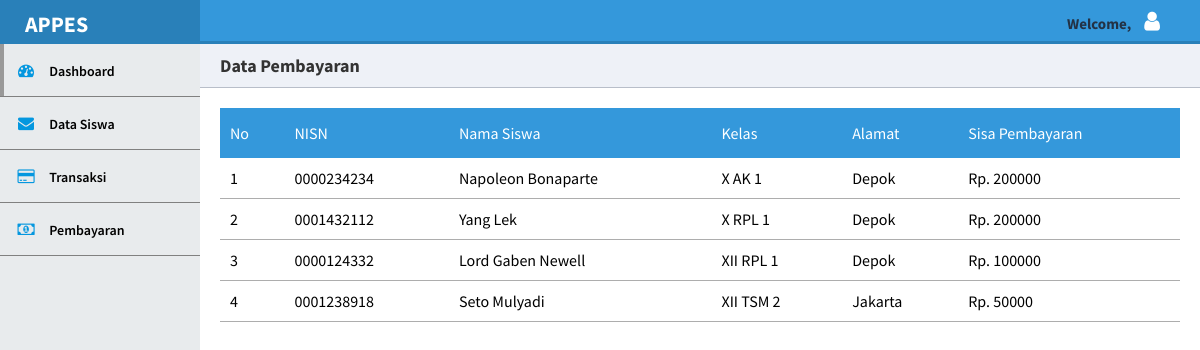
Screenshot of /view/pembayaran/daftarpembayaransiswa.php?aaa=47 with the database file from the repository.
### tables this page shows
CREATE TABLE `siswa_pembayaran` (
  `pembayaran_id` int(11) NOT NULL,
  `pembayaran_idsiswa` varchar(255) NOT NULL,
  `pembayaran_jenis` int(255) NOT NULL,
  `pembayaran_sisa` int(255) NOT NULL
);

CREATE TABLE `siswa` (
  `nisn` varchar(255) NOT NULL,
  `nama_lengkap` varchar(255) NOT NULL,
  `kelas` varchar(255) NOT NULL,
  `tempat_lahir` varchar(255) NOT NULL,
  `tanggal_lahir` varchar(255) NOT NULL,
  `jk` enum('Laki-laki','Perempuan','Tak Diketahui') NOT NULL,
  `alamat` text NOT NULL,
  `foto` varchar(255) NOT NULL
);

### model/model.php (called while the page is built, shortened)
<?php
class model {
    function select3TableWhere($table, $table2, $table3, $on, $on2, $where){
        require '../../koneksi.php';
        $data = mysqli_query($connect, "SELECT * FROM (($table INNER JOIN $table2 ON $on) INNER JOIN $table3 ON $on2) Where $where");
        $dataarray = array();
            while($row = mysqli_fetch_assoc($data)){
                $dataarray[] = $row;
            }
        return $dataarray;
    }
}
?>

### controller/msbank/msbank.php (called while the page is built, shortened)
<?php
class msbank {
        public function tampilpembayaransiswa(){
            require_once '../../model/model.php';
            $idpembayaran = $_GET['aaa'];
            $model = new model;
            return $datapembayaransiswa = $model->select3TableWhere("siswa_pembayaran", "siswa", "pembayaran", "siswa_pembayaran.pembayaran_idsiswa = siswa.nisn", "siswa_pembayaran.pembayaran_jenis = pembayaran.id_pembayaran", "pembayaran_jenis='$idpembayaran'");
        }
}
?>

### view/pembayaran/daftarpembayaransiswa.php (the view, shortened to what this page needs)
<?php
require_once '../../controller/msbank/msbank.php';
$msbank = new msbank;
$datapembayaransiswa = $msbank->tampilpembayaransiswa();
?>
<html lang="en">
<head>
	<?php include '../adder/calling.php'; ?>
</head>
<body>
		<div class="header">
			<div class="user">
			<span>Welcome, <?php echo $_SESSION['user']; ?></span>
			<a href="../../controller/msbank/submit.php?logout">
			<span><i class="fa fa-user" title="Logout"></i></span></a>
			</div>
		</div>
		<div class="side-nav">
			<div class="logo">
				<span>APPES</span>
			</div>
            <?php include '../adder/sidebar.php' ?>
		</div>
		<div class="main-content">
			<div class="title">
				Data Pembayaran
			</div>
			<div class="main" style="padding:20px;">
				<table class="table table-list" cellspacing="0">
                    <thead>
                        <td>No</td>
                        <td>NISN</td>
                        <td>Nama Siswa</td>
                        <td>Kelas</td>
                        <td>Alamat</td>
                        <td>Sisa Pembayaran</td>
                    </thead>
                    <?php $no=1; foreach($datapembayaransiswa as $pembayaransiswa) : ?>
                    <tr>
                        <td><?php echo $no; $no++ ?></td>
                        <td><?php echo $pembayaransiswa['nisn'] ?></td>
                        <td><?php echo $pembayaransiswa['nama_lengkap'] ?></td>
                        <td><?php echo $pembayaransiswa['kelas'] ?></td>
                        <td><?php echo $pembayaransiswa['alamat'] ?></td>
                        <td>Rp. <?php echo $pembayaransiswa['pembayaran_sisa'] ?></td>
                    </tr>
                    <?php endforeach ?>
                </table>
			</div>
		</div>
</body>
</html>

### view/adder/calling.php (shortened to what this page needs)
<link rel="stylesheet" type="text/css" href="../../assets/css/index1.css">
<link rel="stylesheet" href="https://maxcdn.bootstrapcdn.com/font-awesome/4.5.0/css/font-awesome.min.css">
<link rel="stylesheet" type="text/css" href="../../assets/css/style2.css">

### view/adder/sidebar.php
         <nav>
	<ul style="font-family:source sans pro">
		<li class="active">
			<a href="../../index.php">
				<span><i class="fa fa-tachometer"></i></span>
				<span>Dashboard</span>
			</a>
		</li>
		<li>
			<a href="http://localhost/paheri/view/siswa/daftarsiswa.php">
				<span><i class="fa fa-envelope"></i></span>
				<span>Data Siswa</span>
			</a>
		</li>
		<li>
			<a href="http://localhost/paheri/view/transaksi/transaksi.php">
				<span><i class="fa fa-credit-card"></i></span>
				<span>Transaksi</span>
			</a>
		</li>
		<li>
			<a href="http://localhost/paheri/view/pembayaran/daftarpembayaran.php">
				<span><i class="fa fa-money"></i></span>
				<span>Pembayaran</span>
			</a>
		</li>
	</ul>
</nav>

### assets/css/index1.css (style rules this page uses)
* { box-sizing: border-box; }
body { margin: 0; padding: 0; font-family: 'Source Sans Pro', sans-serif; background-color: #ffffff; -webkit-font-smoothing: antialiased; -moz-osx-font-smoothing: grayscale; }
.header { position: absolute; width: 100%; z-index: 3; height: 44px; background-color: #fff; border-bottom: 3px solid rgb(41, 128, 185); }
.header .user { float: right; margin-right: 30px; }
.header .user { height: 44px; z-index: 1; padding: 10px; font-weight: 700; color: #233245; }
.header .user i { font-size: 22px; }
.header .user span { margin-left: 10px; font-size: 15px; }
.header .user a { text-decoration: none; color: #fff; }
.logo { height: 44px; padding: 10px; font-weight: 700; }
.side-nav .logo { background-color: rgb(41, 128, 185); color: #fff; }
.logo span { margin-left: 15px; text-transform: uppercase; font-size: 22px; }
.side-nav { position: absolute; width: 100%; height: 100vh; background-color: #e8ebed; z-index: 1; display: none; }
.side-nav ul { margin: 0; padding: 0; }
.side-nav ul li { padding: 16px 16px; border-bottom: 1px solid grey; position: relative; }
.side-nav ul li.active:before { content: ''; position: absolute; width: 4px; height: 100%; top: 0; left: 0; background-color: #999999; }
.side-nav ul li a { color: black; display: block; text-decoration: none; }
.side-nav ul li i { color: #0497df; min-width: 20px; text-align: center; }
.side-nav ul li span:nth-child(2) { margin-left: 10px; font-size: 14px; font-weight: 600; }
.main-content { padding: 40px; margin-top: 0; padding: 0; padding-top: 44px; height: 100%; }
.main-content .title { background-color: #eef1f7; border-bottom: 1px solid #b8bec9; padding: 10px 20px; font-weight: 700; color: #333; font-size: 18px; }
@media screen and (min-width: 600px) { .header { background-color: rgb(52, 152, 219); z-index: 1; } }
@media screen and (min-width: 600px) { .side-nav { display: block; width: 70px; z-index: 2; } }
@media screen and (min-width: 600px) { .side-nav ul li span:nth-child(2) { display: none; } }
@media screen and (min-width: 600px) { .side-nav .logo span { display: none; } }
@media screen and (min-width: 600px) { .side-nav ul li i { font-size: 26px; } }
@media screen and (min-width: 600px) { .side-nav ul li a { text-align: center; } }
@media screen and (min-width: 600px) { .main-content { margin-left: 70px; } }
@media screen and (min-width: 800px) { .side-nav { width: 200px; } }
@media screen and (min-width: 800px) { .side-nav ul li span:nth-child(2) { display: inline-block; } }
@media screen and (min-width: 800px) { .side-nav ul li i { font-size: 16px; } }
@media screen and (min-width: 800px) { .side-nav ul li a { text-align: left; } }
@media screen and (min-width: 800px) { .side-nav .logo span { display: inline-block; } }
@media screen and (min-width: 800px) { .main-content { margin-left: 200px; } }
.main { display: flex; flex-flow: row wrap; }

### assets/css/style2.css (style rules this page uses)
.table { width:100%; }
.table-list thead { background: rgb(52, 152, 219); color:white; }
.table-list thead tr td { padding:15px 10px; }
.table-list tbody tr td { padding:10px 10px; border-bottom:1px solid #adadad; }

### rows the page displays
siswa_pembayaran: pembayaran_idsiswa.nisn "0000234234", pembayaran_idsiswa.nama_lengkap "Napoleon Bonaparte", pembayaran_idsiswa.kelas "X AK 1", pembayaran_idsiswa.alamat "Depok", pembayaran_sisa "200000"
siswa_pembayaran: pembayaran_idsiswa.nisn "0001432112", pembayaran_idsiswa.nama_lengkap "Yang Lek", pembayaran_idsiswa.kelas "X RPL 1", pembayaran_idsiswa.alamat "Depok", pembayaran_sisa "200000"
siswa_pembayaran: pembayaran_idsiswa.nisn "0000124332", pembayaran_idsiswa.nama_lengkap "Lord Gaben Newell", pembayaran_idsiswa.kelas "XII RPL 1", pembayaran_idsiswa.alamat "Depok", pembayaran_sisa "100000"
siswa_pembayaran: pembayaran_idsiswa.nisn "0001238918", pembayaran_idsiswa.nama_lengkap "Seto Mulyadi", pembayaran_idsiswa.kelas "XII TSM 2", pembayaran_idsiswa.alamat "Jakarta", pembayaran_sisa "50000"
